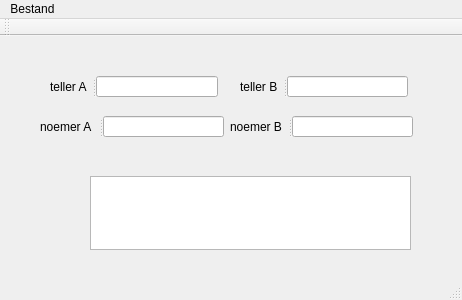
<?xml version="1.0" encoding="UTF-8"?>
<ui version="4.0">
 <class>MainWindow</class>
 <widget class="QMainWindow" name="MainWindow">
  <property name="geometry">
   <rect>
    <x>0</x>
    <y>0</y>
    <width>462</width>
    <height>300</height>
   </rect>
  </property>
  <property name="windowTitle">
   <string>MainWindow</string>
  </property>
  <widget class="QWidget" name="centralWidget">
   <widget class="QPlainTextEdit" name="output">
    <property name="geometry">
     <rect>
      <x>90</x>
      <y>140</y>
      <width>321</width>
      <height>74</height>
     </rect>
    </property>
   </widget>
   <widget class="QSplitter" name="splitter">
    <property name="geometry">
     <rect>
      <x>50</x>
      <y>40</y>
      <width>168</width>
      <height>21</height>
     </rect>
    </property>
    <property name="orientation">
     <enum>Qt::Horizontal</enum>
    </property>
    <widget class="QLabel" name="label">
     <property name="text">
      <string>teller A</string>
     </property>
     <property name="buddy">
      <cstring>tellerA</cstring>
     </property>
    </widget>
    <widget class="QLineEdit" name="tellerA"/>
   </widget>
   <widget class="QSplitter" name="splitter_2">
    <property name="geometry">
     <rect>
      <x>40</x>
      <y>80</y>
      <width>184</width>
      <height>21</height>
     </rect>
    </property>
    <property name="orientation">
     <enum>Qt::Horizontal</enum>
    </property>
    <widget class="QLabel" name="label_2">
     <property name="text">
      <string>noemer A</string>
     </property>
     <property name="buddy">
      <cstring>noemerA</cstring>
     </property>
    </widget>
    <widget class="QLineEdit" name="noemerA"/>
   </widget>
   <widget class="QSplitter" name="splitter_3">
    <property name="geometry">
     <rect>
      <x>240</x>
      <y>40</y>
      <width>168</width>
      <height>21</height>
     </rect>
    </property>
    <property name="orientation">
     <enum>Qt::Horizontal</enum>
    </property>
    <widget class="QLabel" name="label_3">
     <property name="text">
      <string>teller B</string>
     </property>
     <property name="buddy">
      <cstring>tellerA</cstring>
     </property>
    </widget>
    <widget class="QLineEdit" name="tellerB"/>
   </widget>
   <widget class="QSplitter" name="splitter_4">
    <property name="geometry">
     <rect>
      <x>230</x>
      <y>80</y>
      <width>183</width>
      <height>21</height>
     </rect>
    </property>
    <property name="orientation">
     <enum>Qt::Horizontal</enum>
    </property>
    <widget class="QLabel" name="label_4">
     <property name="text">
      <string>noemer B</string>
     </property>
     <property name="buddy">
      <cstring>noemerA</cstring>
     </property>
    </widget>
    <widget class="QLineEdit" name="noemerB"/>
   </widget>
  </widget>
  <widget class="QMenuBar" name="menuBar">
   <property name="geometry">
    <rect>
     <x>0</x>
     <y>0</y>
     <width>462</width>
     <height>22</height>
    </rect>
   </property>
   <widget class="QMenu" name="menuBestand">
    <property name="title">
     <string>Bestand</string>
    </property>
    <addaction name="actionActies"/>
    <addaction name="separator"/>
    <addaction name="actionAfsluiten"/>
   </widget>
   <addaction name="menuBestand"/>
  </widget>
  <widget class="QToolBar" name="mainToolBar">
   <attribute name="toolBarArea">
    <enum>TopToolBarArea</enum>
   </attribute>
   <attribute name="toolBarBreak">
    <bool>false</bool>
   </attribute>
  </widget>
  <widget class="QStatusBar" name="statusBar"/>
  <action name="actionAfsluiten">
   <property name="text">
    <string>Afsluiten</string>
   </property>
  </action>
  <action name="actionActies">
   <property name="text">
    <string>Acties</string>
   </property>
  </action>
 </widget>
 <layoutdefault spacing="6" margin="11"/>
 <resources/>
 <connections/>
</ui>
